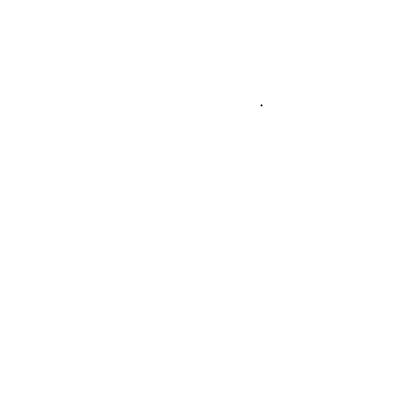
Frame 1 (no input)
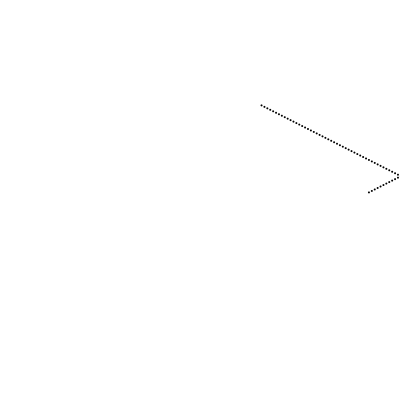
Frame 60 (the mouse pressed at the canvas centre just before this capture)
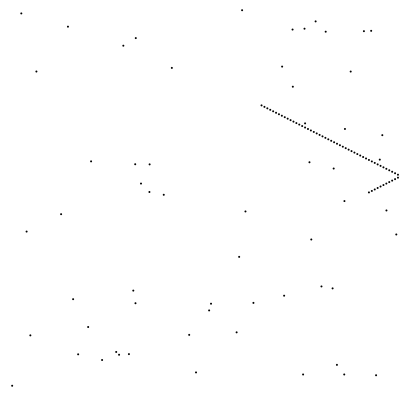
Frame 120 (the mouse held since frame 60 and released just before this capture)

The Processing sketch that drew these frames (run headless with seeded random() and noise(); from frame 60 on, the mouse is pressed at the canvas centre):

// Processing sketch: sketch_161205a_moveball
// ── sketch_161205a_moveball.pde
float x, y;
float xspeed, yspeed;
PVector loc;
PVector vel;

void setup() {
  size(400, 400);
  background(255);
  noStroke();
  fill(0);
  frameRate(60);
  loc = new PVector(random(width),random(height));
  vel = new PVector(random(1,3),random(1,3));
}

void draw() {
  if (mousePressed == true) {
    loc = new PVector(random(width),random(height));
    vel = new PVector(random(1,3),random(1,3));
  }

  loc.add(vel);
  if ((loc.x>=width) || (loc.x<=0)) {
    vel.x = vel.x * -1;
  }
  if ((loc.y>=height) || (loc.y<=0)) {
    vel.y = vel.y * -1;
  }
  ellipse(loc.x, loc.y, 2, 2);
}
